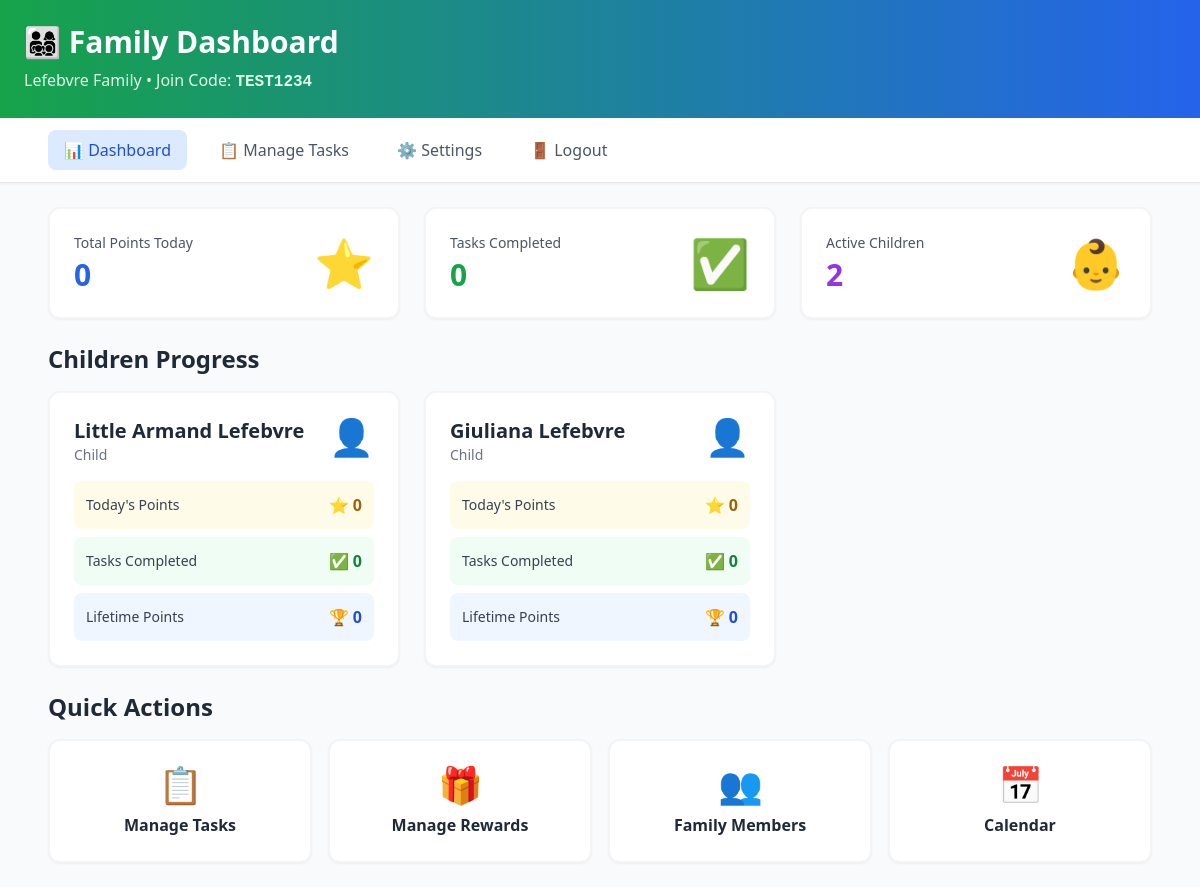
Page /parent/dashboard (signed in) on the committed database.
### main.py (models this page shows)
class Family(Base):
    __tablename__ = "families"
    id = Column(Integer, primary_key=True, index=True)
    name = Column(String, nullable=False)
    join_code = Column(String, unique=True, nullable=False)
    admin_id = Column(Integer, ForeignKey("users.id"))
    auto_assign_enabled = Column(Boolean, default=False)
    created_at = Column(DateTime, default=datetime.utcnow)
    users = relationship("User", back_populates="family", foreign_keys="User.family_id")
    tasks = relationship("Task", back_populates="family", cascade="all, delete-orphan")
    rewards = relationship("Reward", back_populates="family", cascade="all, delete-orphan")

class User(Base):
    __tablename__ = "users"
    id = Column(Integer, primary_key=True, index=True)
    email = Column(String, unique=True, nullable=False)
    password_hash = Column(String, nullable=False)
    first_name = Column(String, nullable=False)
    last_name = Column(String)
    family_id = Column(Integer, ForeignKey("families.id"))
    role = Column(String, default="child")  # admin, parent, child
    total_lifetime_points = Column(Integer, default=0)
    created_at = Column(DateTime, default=datetime.utcnow)
    family = relationship("Family", back_populates="users", foreign_keys=[family_id])
    assigned_tasks = relationship("TaskAssignment", back_populates="child")
    daily_progress = relationship("DailyProgress", back_populates="child")

### main.py (the view)
@app.get("/parent/dashboard", response_class=HTMLResponse)
async def parent_dashboard(request: Request, db: Session = Depends(get_db)):
    user = get_current_user(request, db)
    if not user or user.role not in ["admin", "parent"]:
        return RedirectResponse("/", status_code=303)
    children = db.query(User).filter(
        User.family_id == user.family_id,
        User.role == "child"
    ).all()
    today = date.today()
    week_start, week_end = get_current_week_range()
    children_progress = []
    for child in children:
        progress = db.query(DailyProgress).filter(
            DailyProgress.child_id == child.id,
            DailyProgress.date == today
        ).first()
        weekly = db.query(WeeklyProgress).filter(
            WeeklyProgress.child_id == child.id,
            WeeklyProgress.week_start == week_start
        ).first()
        completed_count = len(json.loads(progress.completed_task_ids)) if progress else 0
        children_progress.append({
            "child": child,
            "points": progress.total_points if progress else 0,
            "completed_count": completed_count,
            "weekly_points": weekly.total_points if weekly else 0
        })
    family = db.query(Family).filter(Family.id == user.family_id).first()
    return templates.TemplateResponse("parent_dashboard.html", {
        "request": request,
        "user": user,
        "family": family,
        "children_progress": children_progress,
        "week_start": week_start,
        "week_end": week_end
    })

### templates/parent_dashboard.html (shortened to what this page needs)
{% extends "base.html" %}
{% block content %}
<div class="min-h-screen bg-gray-50">
    <div class="bg-gradient-to-r from-green-600 to-blue-600 text-white p-6 shadow-lg">
        <div class="max-w-6xl mx-auto">
            <h1 class="text-3xl font-bold mb-2">👨‍👩‍👧‍👦 Family Dashboard</h1>
            <p class="text-green-100">{{ family.name }} • Join Code: <span class="font-mono font-bold">{{ family.join_code }}</span></p>
        </div>
    </div>
    <div class="bg-white shadow-sm border-b">
        <div class="max-w-6xl mx-auto px-6 py-3">
            <div class="flex space-x-4">
                <a href="/parent/dashboard" class="px-4 py-2 bg-blue-100 text-blue-700 rounded-lg font-medium">
                    📊 Dashboard
                </a>
                <a href="/parent/manage-tasks" class="px-4 py-2 text-gray-600 hover:bg-gray-100 rounded-lg font-medium">
                    📋 Manage Tasks
                </a>
                <a href="/parent/settings" class="px-4 py-2 text-gray-600 hover:bg-gray-100 rounded-lg font-medium">
                    ⚙️ Settings
                </a>
                <a href="/logout" class="px-4 py-2 text-gray-600 hover:bg-gray-100 rounded-lg font-medium ml-auto">
                    🚪 Logout
                </a>
            </div>
        </div>
    </div>
    <div class="max-w-6xl mx-auto p-6 space-y-6">
        <div class="grid md:grid-cols-3 gap-6">
            <div class="bg-white rounded-xl p-6 shadow-sm border-2 border-gray-100">
                <div class="flex items-center justify-between">
                    <div>
                        <p class="text-sm text-gray-600 mb-1">Total Points Today</p>
                        <p class="text-3xl font-bold text-blue-600">
                            {{ children_progress|sum(attribute='points') }}
                        </p>
                    </div>
                    <div class="text-5xl">⭐</div>
                </div>
            </div>
            <div class="bg-white rounded-xl p-6 shadow-sm border-2 border-gray-100">
                <div class="flex items-center justify-between">
                    <div>
                        <p class="text-sm text-gray-600 mb-1">Tasks Completed</p>
                        <p class="text-3xl font-bold text-green-600">
                            {{ children_progress|sum(attribute='completed_count') }}
                        </p>
                    </div>
                    <div class="text-5xl">✅</div>
                </div>
            </div>
            <div class="bg-white rounded-xl p-6 shadow-sm border-2 border-gray-100">
                <div class="flex items-center justify-between">
                    <div>
                        <p class="text-sm text-gray-600 mb-1">Active Children</p>
                        <p class="text-3xl font-bold text-purple-600">
                            {{ children_progress|length }}
                        </p>
                    </div>
                    <div class="text-5xl">👶</div>
                </div>
            </div>
        </div>
        <div>
            <h2 class="text-2xl font-bold text-gray-800 mb-4">Children Progress</h2>
            {% if children_progress %}
            <div class="grid md:grid-cols-2 lg:grid-cols-3 gap-6">
                {% for item in children_progress %}
                <div class="bg-white rounded-xl p-6 shadow-sm border-2 border-gray-100 hover:border-blue-300 transition">
                    <div class="flex items-start justify-between mb-4">
                        <div>
                            <h3 class="text-xl font-bold text-gray-800">
                                {{ item.child.first_name }} {{ item.child.last_name }}
                            </h3>
                            <p class="text-sm text-gray-500">{{ item.child.role|title }}</p>
                        </div>
                        <div class="text-4xl">👤</div>
                    </div>
                    <div class="space-y-2">
                        <div class="flex justify-between items-center p-3 bg-yellow-50 rounded-lg">
                            <span class="text-sm text-gray-700">Today's Points</span>
                            <span class="font-bold text-yellow-700">⭐ {{ item.points }}</span>
                        </div>
                        <div class="flex justify-between items-center p-3 bg-green-50 rounded-lg">
                            <span class="text-sm text-gray-700">Tasks Completed</span>
                            <span class="font-bold text-green-700">✅ {{ item.completed_count }}</span>
                        </div>
                        <div class="flex justify-between items-center p-3 bg-blue-50 rounded-lg">
                            <span class="text-sm text-gray-700">Lifetime Points</span>
                            <span class="font-bold text-blue-700">🏆 {{ item.child.total_lifetime_points }}</span>
                        </div>
                    </div>
                </div>
                {% endfor %}
            </div>
            {% endif %}
        </div>
        <div>
            <h2 class="text-2xl font-bold text-gray-800 mb-4">Quick Actions</h2>
            <div class="grid md:grid-cols-2 lg:grid-cols-4 gap-4">
                <a href="/parent/manage-tasks" class="bg-white p-6 rounded-xl shadow-sm border-2 border-gray-100 hover:border-blue-300 transition text-center">
                    <div class="text-4xl mb-2">📋</div>
                    <p class="font-semibold text-gray-800">Manage Tasks</p>
                </a>
                <a href="/parent/manage-rewards" class="bg-white p-6 rounded-xl shadow-sm border-2 border-gray-100 hover:border-purple-300 transition text-center">
                    <div class="text-4xl mb-2">🎁</div>
                    <p class="font-semibold text-gray-800">Manage Rewards</p>
                </a>
                <a href="/parent/members" class="bg-white p-6 rounded-xl shadow-sm border-2 border-gray-100 hover:border-green-300 transition text-center">
                    <div class="text-4xl mb-2">👥</div>
                    <p class="font-semibold text-gray-800">Family Members</p>
                </a>
                <a href="/parent/calendar" class="bg-white p-6 rounded-xl shadow-sm border-2 border-gray-100 hover:border-orange-300 transition text-center">
                    <div class="text-4xl mb-2">📅</div>
                    <p class="font-semibold text-gray-800">Calendar</p>
                </a>
            </div>
        </div>
    </div>
</div>
{% endblock %}

### rows in the picture
Family: name "Lefebvre Family", join_code "TEST1234"
User: child.first_name "Little Armand", child.last_name "Lefebvre", child.role "Child", child.total_lifetime_points "0"
User: child.first_name "Giuliana", child.last_name "Lefebvre", child.role "Child", child.total_lifetime_points "0"

### other values in the picture
{{ children_progress|sum(attribute='points') }} "0"
{{ children_progress|sum(attribute='completed_count') }} "0"
{{ children_progress|length }} "2"
{{ item.points }} "0" "0"
{{ item.completed_count }} "0" "0"
